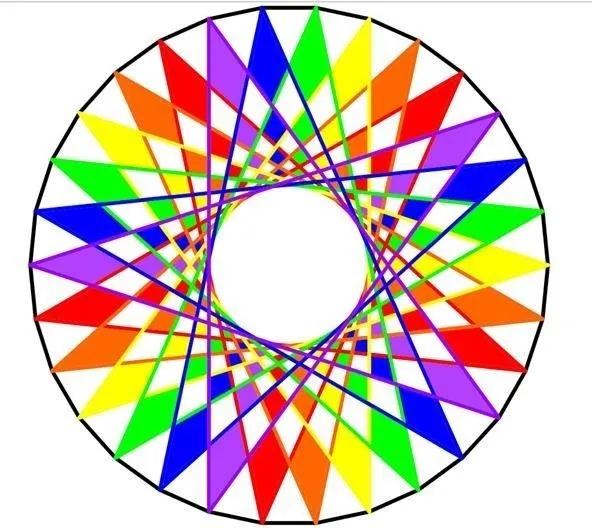
#> input picture Friday 08:30 - 10:30/E22CSEU1069_Adv_Cv_Labs/LAB_6/image.webp, 592 x 528 px, given in place of image.png, which was not available
$ jupyter execute E22CSEU1064_CV_LAB_02.ipynb   (text cells are left out)
#> lines starting #> are read from the running program, lines starting #| are printed output that depends on the picture; pictures that were not available may be replaced by others from this repository, and a replacement may not be noted
[cell 1]
import cv2
import numpy as np
import matplotlib.pyplot as plt

def resize_image(image):
    resized_linear = cv2.resize(image, (300, 300), interpolation=cv2.INTER_LINEAR)
    resized_nearest = cv2.resize(image, (300, 300), interpolation=cv2.INTER_NEAREST)
    resized_cubic = cv2.resize(image, (300, 300), interpolation=cv2.INTER_CUBIC)

    return resized_linear, resized_nearest, resized_cubic

def blur_image(image):
    box_blur = cv2.blur(image, (5, 5))
    gaussian_blur = cv2.GaussianBlur(image, (5, 5), 0)
    adaptive_blur = cv2.bilateralFilter(image, 9, 75, 75)  # Adaptive (Edge-preserving) blur

    return box_blur, gaussian_blur, adaptive_blur

def display_images(images, titles):
    plt.figure(figsize=(12, 6))
    for i in range(len(images)):
        plt.subplot(3, 3, i+1)
        plt.imshow(cv2.cvtColor(images[i], cv2.COLOR_BGR2RGB))
        plt.title(titles[i])
        plt.axis('off')
    plt.show()

def main():
    image_path = 'image.png'
    image = cv2.imread(image_path)
#> image is the input picture: shape (528, 592, 3); mean B, G, R 186.2, 194.9, 209.3

    if image is None:
        print("Error: Could not load image. Please check if the file is uploaded correctly.")
        return

    resized_images = resize_image(image)
#> in resize_image, `resized_linear = cv2.resize(image, (300, 300), interpolation=cv2.INTER..`:
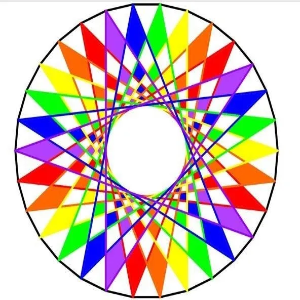
#> resized_linear: shape (300, 300, 3); mean B, G, R 186.2, 194.8, 209.2
#> in resize_image, `resized_nearest = cv2.resize(image, (300, 300), interpolation=cv2.INTE..`:
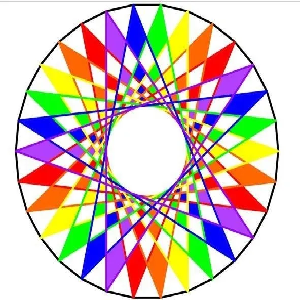
#> resized_nearest: shape (300, 300, 3); mean B, G, R 186.3, 195, 209.3
    blurred_images = blur_image(image)
#> in blur_image, `box_blur = cv2.blur(image, (5, 5))`:
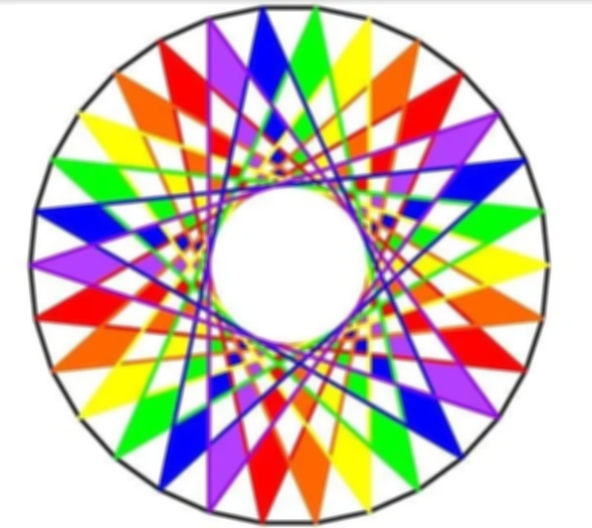
#> box_blur: shape (528, 592, 3); mean B, G, R 186.2, 194.9, 209.3

    all_images = [image] + list(resized_images) + list(blurred_images)
#> all_images = 7 items
    titles = ['Original', 'Linear Resize', 'Nearest Resize', 'Cubic Resize',
              'Box Blur', 'Gaussian Blur', 'Adaptive Blur (Bilateral)']

    display_images(all_images, titles)
#> the loop in display_images, `for i in range(len(images)):` made 7 passes
#> in display_images, `plt.show()`:
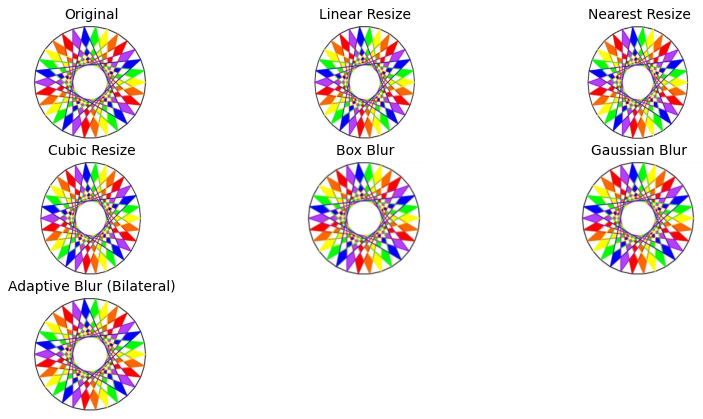
#> figure drawn by matplotlib, 7 panels

if __name__ == "__main__":
    main()

[cell 2]
from sklearn.model_selection import train_test_split, StratifiedKFold, cross_val_score
from sklearn.datasets import load_digits
from sklearn.naive_bayes import GaussianNB
from sklearn.svm import SVC
from sklearn.ensemble import RandomForestClassifier
from sklearn.metrics import (
    accuracy_score, precision_score, recall_score, f1_score,
    confusion_matrix, roc_curve, auc
)
from sklearn.preprocessing import label_binarize
# Load the dataset
digits_data = load_digits()
features = digits_data.data  # Features
labels = digits_data.target  # Labels

# Normalize feature values
features = features / 16.0

# Split data into training and testing sets
X_train, X_test, y_train, y_test = train_test_split(features, labels, test_size=0.2, random_state=42, stratify=labels)

# Setup for K-fold cross-validation
k_fold = StratifiedKFold(n_splits=5, shuffle=True, random_state=42)

def evaluate_metrics(y_test, y_pred, model_name, y_prob=None):
    acc = accuracy_score(y_test, y_pred)
    precision = precision_score(y_test, y_pred, average='weighted')
    recall = recall_score(y_test, y_pred, average='weighted')
    f1 = f1_score(y_test, y_pred, average='weighted')
    conf_matrix = confusion_matrix(y_test, y_pred)

    print(f"\nMetrics for {model_name}:")
    print(f"Accuracy: {acc:.4f}")
    print(f"Precision: {precision:.4f}")
    print(f"Recall: {recall:.4f}")
    print(f"F1-Score: {f1:.4f}")
    print("Confusion Matrix:")
    print(conf_matrix)

    if y_prob is not None:
        y_bin = label_binarize(y_test, classes=np.unique(y_test))
        fpr, tpr, _ = roc_curve(y_bin.ravel(), y_prob.ravel())
        auc_score = auc(fpr, tpr)

        plt.figure(figsize=(6, 6))
        plt.plot(fpr, tpr, label=f'{model_name} (AUC = {auc_score:.4f})', color='blue')
        plt.plot([0, 1], [0, 1], 'k--', color='gray')
        plt.xlabel('False Positive Rate')
        plt.ylabel('True Positive Rate')
        plt.title(f'ROC Curve for {model_name}')
        plt.legend(loc='lower right')
        plt.show()

        return acc, precision, recall, f1, conf_matrix, auc_score

    return acc, precision, recall, f1, conf_matrix

# Naive Bayes model
nb_classifier = GaussianNB()
nb_scores = cross_val_score(nb_classifier, X_train, y_train, cv=k_fold, scoring='accuracy')
print(f"\nNaive Bayes - Average K-Fold Accuracy: {np.mean(nb_scores):.4f}")
nb_classifier.fit(X_train, y_train)
y_pred_nb = nb_classifier.predict(X_test)
y_prob_nb = nb_classifier.predict_proba(X_test)
evaluate_metrics(y_test, y_pred_nb, "Naive Bayes", y_prob_nb)
#> in evaluate_metrics, `plt.show()`:
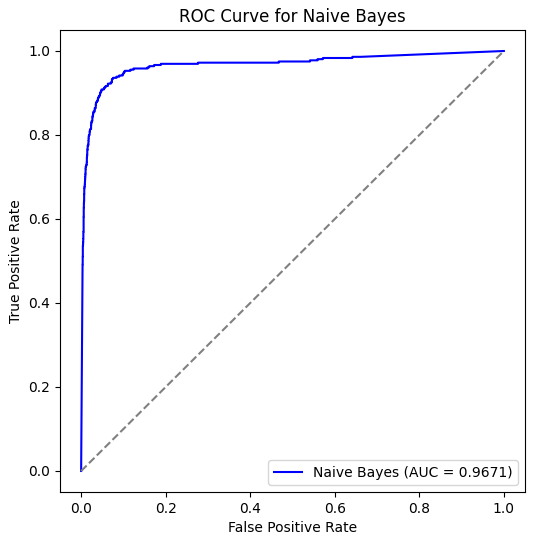
#> figure drawn by matplotlib, 1 panel

# Support Vector Machine model
svm_classifier = SVC(kernel='rbf', probability=True, random_state=42)
svm_scores = cross_val_score(svm_classifier, X_train, y_train, cv=k_fold, scoring='accuracy')
print(f"\nSVM - Average K-Fold Accuracy: {np.mean(svm_scores):.4f}")
svm_classifier.fit(X_train, y_train)
y_pred_svm = svm_classifier.predict(X_test)
y_prob_svm = svm_classifier.predict_proba(X_test)
evaluate_metrics(y_test, y_pred_svm, "Support Vector Machine", y_prob_svm)
#> call 2 of evaluate_metrics, with y_test = array of shape (360,), y_pred = array of shape (360,), model_name = 'Support Vector Machine', y_prob = array of shape (360, 10)
#> in evaluate_metrics (call 2), `plt.show()`:
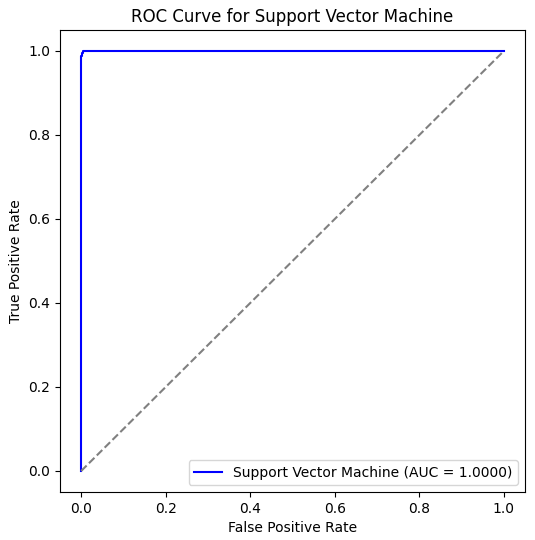
#> figure drawn by matplotlib, 1 panel

# Random Forest model
rf_classifier = RandomForestClassifier(n_estimators=100, random_state=42)
rf_scores = cross_val_score(rf_classifier, X_train, y_train, cv=k_fold, scoring='accuracy')
print(f"\nRandom Forest - Average K-Fold Accuracy: {np.mean(rf_scores):.4f}")
rf_classifier.fit(X_train, y_train)
y_pred_rf = rf_classifier.predict(X_test)
y_prob_rf = rf_classifier.predict_proba(X_test)
evaluate_metrics(y_test, y_pred_rf, "Random Forest", y_prob_rf)
